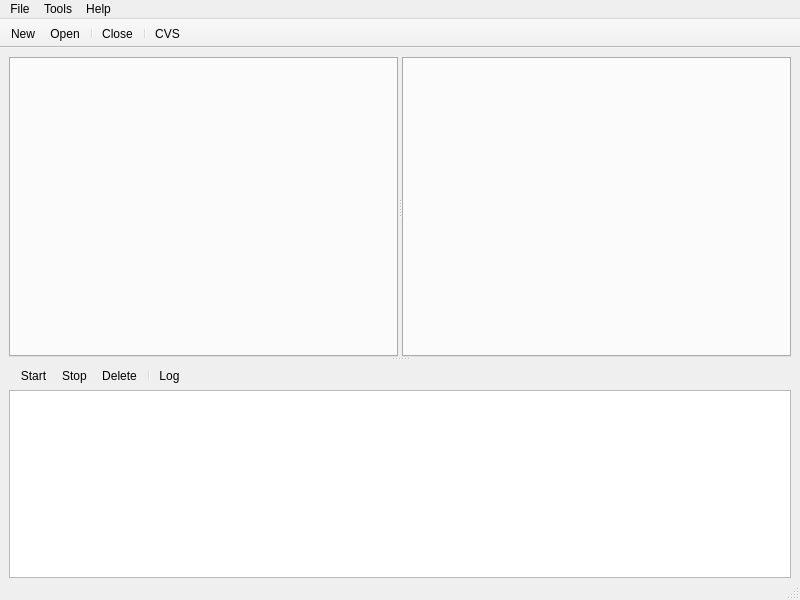
<?xml version="1.0" encoding="UTF-8"?>
<ui version="4.0">
 <class>MainWindow</class>
 <widget class="QMainWindow" name="MainWindow">
  <property name="geometry">
   <rect>
    <x>0</x>
    <y>0</y>
    <width>800</width>
    <height>600</height>
   </rect>
  </property>
  <property name="windowTitle">
   <string>MainWindow</string>
  </property>
  <widget class="QWidget" name="centralwidget">
   <layout class="QVBoxLayout" name="verticalLayout_3">
    <property name="bottomMargin">
     <number>0</number>
    </property>
    <item>
     <widget class="QSplitter" name="splitter">
      <property name="orientation">
       <enum>Qt::Vertical</enum>
      </property>
      <widget class="QWidget" name="topWidget" native="true">
       <property name="sizePolicy">
        <sizepolicy hsizetype="Preferred" vsizetype="Preferred">
         <horstretch>0</horstretch>
         <verstretch>0</verstretch>
        </sizepolicy>
       </property>
       <property name="minimumSize">
        <size>
         <width>0</width>
         <height>300</height>
        </size>
       </property>
       <property name="baseSize">
        <size>
         <width>0</width>
         <height>0</height>
        </size>
       </property>
       <layout class="QVBoxLayout" name="verticalLayout_2" stretch="0">
        <property name="spacing">
         <number>0</number>
        </property>
        <property name="leftMargin">
         <number>0</number>
        </property>
        <property name="topMargin">
         <number>0</number>
        </property>
        <property name="rightMargin">
         <number>0</number>
        </property>
        <property name="bottomMargin">
         <number>0</number>
        </property>
        <item>
         <widget class="QSplitter" name="splitter_2">
          <property name="orientation">
           <enum>Qt::Horizontal</enum>
          </property>
          <widget class="QWidget" name="leftWidget" native="true">
           <layout class="QHBoxLayout" name="horizontalLayout_3">
            <property name="spacing">
             <number>0</number>
            </property>
            <property name="leftMargin">
             <number>0</number>
            </property>
            <property name="topMargin">
             <number>0</number>
            </property>
            <property name="rightMargin">
             <number>0</number>
            </property>
            <property name="bottomMargin">
             <number>0</number>
            </property>
            <item>
             <widget class="QTabWidget" name="localTabWidget"/>
            </item>
           </layout>
          </widget>
          <widget class="QWidget" name="rightWidget" native="true">
           <layout class="QHBoxLayout" name="horizontalLayout_4">
            <property name="spacing">
             <number>0</number>
            </property>
            <property name="leftMargin">
             <number>0</number>
            </property>
            <property name="topMargin">
             <number>0</number>
            </property>
            <property name="rightMargin">
             <number>0</number>
            </property>
            <property name="bottomMargin">
             <number>0</number>
            </property>
            <item>
             <widget class="QTabWidget" name="remoteTabWidget">
              <property name="tabsClosable">
               <bool>true</bool>
              </property>
             </widget>
            </item>
           </layout>
          </widget>
         </widget>
        </item>
       </layout>
      </widget>
      <widget class="QWidget" name="bottomWidget" native="true">
       <property name="baseSize">
        <size>
         <width>0</width>
         <height>0</height>
        </size>
       </property>
       <layout class="QVBoxLayout" name="verticalLayout" stretch="0,1">
        <property name="spacing">
         <number>0</number>
        </property>
        <property name="leftMargin">
         <number>0</number>
        </property>
        <property name="topMargin">
         <number>0</number>
        </property>
        <property name="rightMargin">
         <number>0</number>
        </property>
        <property name="bottomMargin">
         <number>0</number>
        </property>
        <item>
         <widget class="QToolBar" name="toolBar">
          <property name="windowTitle">
           <string>edit</string>
          </property>
          <property name="movable">
           <bool>false</bool>
          </property>
          <property name="iconSize">
           <size>
            <width>16</width>
            <height>16</height>
           </size>
          </property>
          <addaction name="actionStart"/>
          <addaction name="actionStop"/>
          <addaction name="actionDelete"/>
          <addaction name="separator"/>
          <addaction name="actionLog"/>
         </widget>
        </item>
        <item>
         <widget class="QTreeView" name="treeView">
          <property name="baseSize">
           <size>
            <width>0</width>
            <height>100</height>
           </size>
          </property>
          <property name="contextMenuPolicy">
           <enum>Qt::CustomContextMenu</enum>
          </property>
          <property name="selectionMode">
           <enum>QAbstractItemView::ExtendedSelection</enum>
          </property>
         </widget>
        </item>
       </layout>
      </widget>
     </widget>
    </item>
   </layout>
  </widget>
  <widget class="QMenuBar" name="menubar">
   <property name="geometry">
    <rect>
     <x>0</x>
     <y>0</y>
     <width>800</width>
     <height>22</height>
    </rect>
   </property>
   <widget class="QMenu" name="menuFile">
    <property name="title">
     <string>File</string>
    </property>
    <addaction name="actionNew"/>
    <addaction name="actionOpen"/>
    <addaction name="actionClose"/>
    <addaction name="separator"/>
    <addaction name="actionQuit"/>
   </widget>
   <widget class="QMenu" name="menuTools">
    <property name="title">
     <string>Tools</string>
    </property>
    <addaction name="actionAddon"/>
    <addaction name="separator"/>
    <addaction name="actionExport"/>
    <addaction name="actionImport"/>
   </widget>
   <widget class="QMenu" name="menuHelp">
    <property name="title">
     <string>Help</string>
    </property>
    <addaction name="actionDonation"/>
    <addaction name="actionWebsite"/>
    <addaction name="separator"/>
    <addaction name="actionAbout"/>
   </widget>
   <addaction name="menuFile"/>
   <addaction name="menuTools"/>
   <addaction name="menuHelp"/>
  </widget>
  <widget class="QStatusBar" name="statusbar"/>
  <widget class="QToolBar" name="toolBar">
   <property name="windowTitle">
    <string>toolBar</string>
   </property>
   <property name="movable">
    <bool>false</bool>
   </property>
   <property name="iconSize">
    <size>
     <width>32</width>
     <height>32</height>
    </size>
   </property>
   <attribute name="toolBarArea">
    <enum>TopToolBarArea</enum>
   </attribute>
   <attribute name="toolBarBreak">
    <bool>false</bool>
   </attribute>
   <addaction name="actionNew"/>
   <addaction name="actionOpen"/>
   <addaction name="separator"/>
   <addaction name="actionClose"/>
   <addaction name="separator"/>
   <addaction name="actionCVS"/>
  </widget>
  <action name="actionNew">
   <property name="icon">
    <iconset resource="r.qrc">
     <normaloff>:/img/Resource/18_FileNew_32.png</normaloff>:/img/Resource/18_FileNew_32.png</iconset>
   </property>
   <property name="text">
    <string>New</string>
   </property>
  </action>
  <action name="actionOpen">
   <property name="icon">
    <iconset resource="r.qrc">
     <normaloff>:/img/Resource/23_FileOpen_32.png</normaloff>:/img/Resource/23_FileOpen_32.png</iconset>
   </property>
   <property name="text">
    <string>Open</string>
   </property>
  </action>
  <action name="actionClose">
   <property name="icon">
    <iconset resource="r.qrc">
     <normaloff>:/img/Resource/92399_Stop_32.png</normaloff>:/img/Resource/92399_Stop_32.png</iconset>
   </property>
   <property name="text">
    <string>Close</string>
   </property>
  </action>
  <action name="actionCVS">
   <property name="checkable">
    <bool>true</bool>
   </property>
   <property name="icon">
    <iconset resource="r.qrc">
     <normaloff>:/img/Resource/33163_Subversion_32.png</normaloff>:/img/Resource/33163_Subversion_32.png</iconset>
   </property>
   <property name="text">
    <string>CVS</string>
   </property>
  </action>
  <action name="actionQuit">
   <property name="text">
    <string>Quit</string>
   </property>
  </action>
  <action name="actionAddon">
   <property name="text">
    <string>Addon</string>
   </property>
  </action>
  <action name="actionExport">
   <property name="text">
    <string>Export...</string>
   </property>
  </action>
  <action name="actionImport">
   <property name="text">
    <string>Import...</string>
   </property>
  </action>
  <action name="actionDonation">
   <property name="text">
    <string>Donation...</string>
   </property>
  </action>
  <action name="actionWebsite">
   <property name="text">
    <string>Website</string>
   </property>
  </action>
  <action name="actionAbout">
   <property name="text">
    <string>About...</string>
   </property>
   <property name="toolTip">
    <string>About</string>
   </property>
  </action>
  <action name="actionStart">
   <property name="icon">
    <iconset resource="r.qrc">
     <normaloff>:/img/Resource/24848_PlayVideo_16.png</normaloff>:/img/Resource/24848_PlayVideo_16.png</iconset>
   </property>
   <property name="text">
    <string>Start</string>
   </property>
  </action>
  <action name="actionStop">
   <property name="icon">
    <iconset resource="r.qrc">
     <normaloff>:/img/Resource/33379_PauseGif_16.png</normaloff>:/img/Resource/33379_PauseGif_16.png</iconset>
   </property>
   <property name="text">
    <string>Stop</string>
   </property>
  </action>
  <action name="actionDelete">
   <property name="icon">
    <iconset resource="r.qrc">
     <normaloff>:/img/Resource/15501_Remove_16.png</normaloff>:/img/Resource/15501_Remove_16.png</iconset>
   </property>
   <property name="text">
    <string>Delete</string>
   </property>
  </action>
  <action name="actionLog">
   <property name="icon">
    <iconset resource="r.qrc">
     <normaloff>:/img/Resource/1698_SubscriberOptions_16.png</normaloff>:/img/Resource/1698_SubscriberOptions_16.png</iconset>
   </property>
   <property name="text">
    <string>Log</string>
   </property>
  </action>
 </widget>
 <resources>
  <include location="r.qrc"/>
 </resources>
 <connections/>
</ui>
